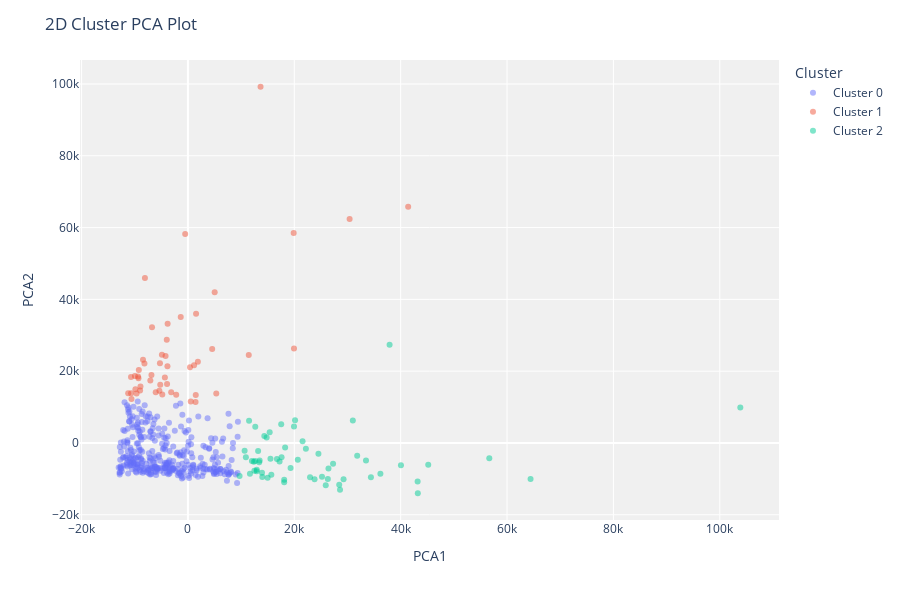

Notebook cell for this chart:
### Code cell
plot_model(model3, plot='cluster')

### Figure 1 — Plotly figure (JSON) as saved in the notebook; plotly's stock layout.template omitted (floating-point values rounded to 4 significant figures; data arrays with more than 128 entries replaced by an {"elided": "..."} marker saying what was removed)
{"data": [{"customdata": {"elided": "330x1 int values"}, "hovertemplate": "Cluster=Cluster 0<br>PCA1=%{x}<br>PCA2=%{y}<br>Feature=%{customdata[0]}<extra></extra>", "legendgroup": "Cluster 0", "marker": {"color": "#636efa", "opacity": 0.5, "symbol": "circle"}, "mode": "markers", "name": "Cluster 0", "orientation": "v", "showlegend": true, "textposition": "top center", "type": "scatter", "x": {"elided": "330 float values"}, "xaxis": "x", "y": {"elided": "330 float values"}, "yaxis": "y"}, {"customdata": [[2], [2], [2], [2], [2], [2], [2], [1], [2], [2], [1], [2], [2], [2], [2], [2], [2], [2], [2], [2], [2], [2], [2], [2], [2], [2], [2], [2], [2], [2], [2], [2], [2], [2], [2], [2], [2], [2], [2], [2], [2], [2], [2], [2], [2], [2], [2], [2], [2], [2]], "hovertemplate": "Cluster=Cluster 1<br>PCA1=%{x}<br>PCA2=%{y}<br>Feature=%{customdata[0]}<extra></extra>", "legendgroup": "Cluster 1", "marker": {"color": "#EF553B", "opacity": 0.5, "symbol": "circle"}, "mode": "markers", "name": "Cluster 1", "orientation": "v", "showlegend": true, "textposition": "top center", "type": "scatter", "x": [-8181.0, -7071.0, -3980.0, 5328.0, -9968.0, -9877.0, -4207.0, -2209.0, -3820.0, 41410.0, 1467.0, 1529.0, -6059.0, 4555.0, -4824.0, -10620.0, -6859.0, -5263.0, -9381.0, 19940.0, -3150.0, -10690.0, -5370.0, -4896.0, 5028.0, -8450.0, -5208.0, 1430.0, -6753.0, 529.3, -3853.0, 1148.0, 11440.0, -9659.0, -9234.0, -8998.0, -519.0, 30400.0, -9302.0, -3927.0, -4335.0, -1356.0, -8926.0, 387.1, -10700.0, 19880.0, 13650.0, -8087.0, -11230.0, 1868.0], "xaxis": "x", "y": [22110.0, 17410.0, 28780.0, 13810.0, 18650.0, 15000.0, 24220.0, 13450.0, 33190.0, 65790.0, 13370.0, 35960.0, 14120.0, 26200.0, 13480.0, 12230.0, 18960.0, 22230.0, 18540.0, 26310.0, 14130.0, 13840.0, 14510.0, 24550.0, 41960.0, 23190.0, 16230.0, 11380.0, 32250.0, 11540.0, 21370.0, 21680.0, 24520.0, 13770.0, 20330.0, 14620.0, 58240.0, 62370.0, 18030.0, 16400.0, 18210.0, 35070.0, 15700.0, 21120.0, 18380.0, 58470.0, 99230.0, 45950.0, 13840.0, 22630.0], "yaxis": "y"}, {"customdata": [[1], [1], [1], [2], [1], [1], [1], [1], [1], [1], [2], [1], [1], [1], [1], [2], [1], [1], [1], [1], [1], [2], [1], [1], [1], [1], [1], [1], [1], [1], [1], [1], [2], [2], [1], [1], [2], [1], [1], [1], [1], [1], [1], [1], [1], [1], [1], [1], [1], [1], [1], [2], [1], [1], [1], [1], [1], [1], [1], [1]], "hovertemplate": "Cluster=Cluster 2<br>PCA1=%{x}<br>PCA2=%{y}<br>Feature=%{customdata[0]}<extra></extra>", "legendgroup": "Cluster 2", "marker": {"color": "#00cc96", "opacity": 0.5, "symbol": "circle"}, "mode": "markers", "name": "Cluster 2", "orientation": "v", "showlegend": true, "textposition": "top center", "type": "scatter", "x": [33480.0, 19300.0, 14360.0, 12660.0, 31820.0, 31010.0, 12930.0, 12390.0, 64420.0, 17540.0, 19940.0, 25910.0, 20140.0, 22960.0, 36190.0, 10660.0, 37920.0, 23810.0, 13920.0, 21550.0, 20660.0, 11490.0, 56660.0, 26300.0, 12940.0, 103900.0, 18100.0, 45180.0, 28600.0, 9710.0, 12490.0, 13980.0, 27290.0, 26430.0, 40050.0, 43190.0, 15370.0, 25210.0, 18100.0, 14980.0, 22180.0, 28450.0, 34410.0, 10890.0, 12660.0, 43220.0, 11660.0, 17230.0, 16740.0, 12030.0, 17610.0, 14800.0, 29260.0, 24540.0, 15680.0, 13400.0, 13190.0, 18280.0, 13480.0, 15520.0], "xaxis": "x", "y": [-4851.0, -6937.0, 1969.0, 4542.0, -3534.0, 6278.0, -7894.0, -5242.0, -10010.0, 5192.0, 4591.0, -11760.0, 6307.0, -9515.0, -8606.0, -2160.0, 27330.0, -10090.0, -8271.0, 448.1, -4656.0, 6171.0, -4286.0, -10050.0, -7444.0, 9910.0, -10910.0, -6065.0, -13060.0, -9231.0, -7704.0, -9506.0, -5808.0, -7097.0, -6199.0, -10710.0, 2960.0, -9377.0, -10230.0, -9660.0, -1582.0, -11650.0, -9531.0, -3983.0, -5035.0, -14000.0, -8592.0, -5191.0, -4482.0, -5003.0, -3964.0, 1545.0, -10080.0, -2970.0, -8863.0, -5397.0, -2214.0, -1286.0, -4900.0, -4373.0], "yaxis": "y"}], "layout": {"height": 600, "legend": {"title": {"text": "Cluster"}, "tracegroupgap": 0}, "margin": {"t": 60}, "plot_bgcolor": "rgb(240,240,240)", "title": {"text": "2D Cluster PCA Plot"}, "xaxis": {"anchor": "y", "domain": [0, 1], "title": {"text": "PCA1"}}, "yaxis": {"anchor": "x", "domain": [0, 1], "title": {"text": "PCA2"}}}}
